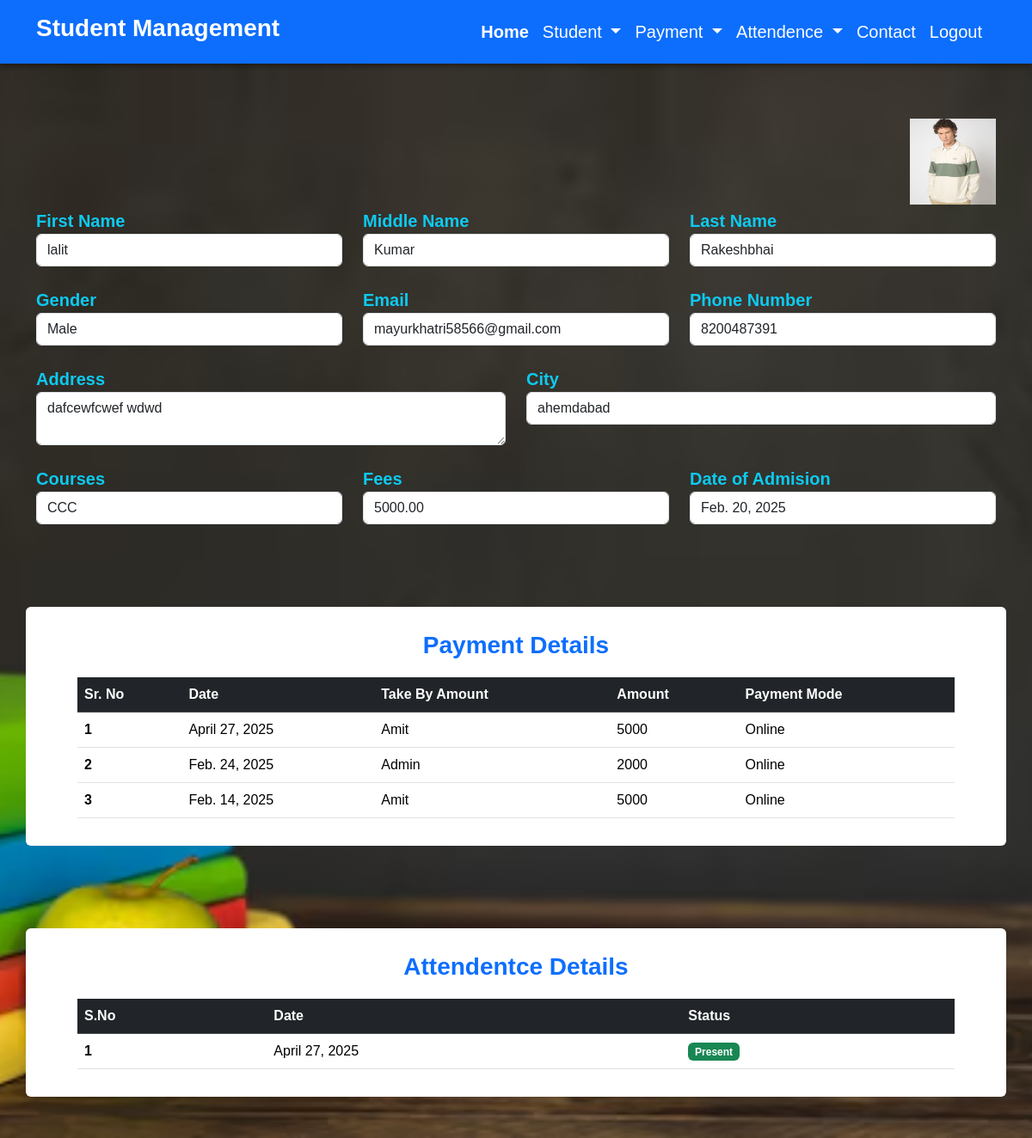
The page /student-view/10 on the database its author committed.
### student_app/models.py (models this page shows, shortened)
class Student(models.Model):
    gender = (
        ('Male', 'Male'),
        ('Female', 'Female')
    )
    fname = models.CharField(max_length=100)
    mname = models.CharField(max_length=100)
    lname = models.CharField(max_length=100)
    gender = models.CharField(max_length=10, choices=gender, default='Male')
    email = models.EmailField(unique=True)
    phone = models.CharField(max_length=12)
    address = models.CharField(max_length=100)
    city = models.CharField(max_length=100)
    courses = models.CharField(max_length=100)
    amount = models.DecimalField(max_digits=10, decimal_places=2, default='0')
    date = models.DateField()
    img = models.ImageField(upload_to='images/')

class Fees(models.Model):
    pay_method = (
        ('Cash', 'Cash'),
        ('Online', 'Online')
    )
    student = models.ForeignKey(Student, on_delete=models.CASCADE)
    fees = models.IntegerField()
    date = models.DateField()
    take_by = models.CharField(max_length=30, default='Admin')
    payment_method = models.CharField(max_length=10, choices=pay_method, default='Cash')

class Attendence(models.Model):
    stastus = (
        ('Present', 'Present'),
        ('Absent', 'Absent')
    )
    student = models.ForeignKey(Student, on_delete=models.CASCADE)
    date = models.DateField()
    status = models.CharField(max_length=10, choices=stastus)

### student_app/views.py (the view)
# urls.py: path('student-view/<int:id>', views.student_view, name='student-view'),
def student_view(request, id):
    student = Student.objects.get(id=id)
    fees = Fees.objects.filter(student=student).order_by('-date')
    attendents = Attendence.objects.filter(student=student).order_by('-date')
    return render(request, 'show-student.html', {'student': student, 'fees': fees, 'attendents': attendents})

### templates/show-student.html
{% extends "layout.html" %}
{% block content %}
    <div class="blog">
        <div class="container">
            <div class="pt-3">
                <div class="image pt-5 text-end">
                    <img src="/media/{{ student.img }}" alt="profile" style="width: 100px; height: 100px;">
                </div>
                <div class="row pt-1">
                    <div class="col-md-4">
                        <p class="fw-bold text-info fs-5  mb-0">First Name</p>
                        <input type="text" class="form-control" value="{{ student.fname}}">
                    </div>
                    <div class="col-md-4">
                        <p class="fw-bold text-info fs-5  mb-0">Middle Name</p>
                        <input type="text" class="form-control" value="{{ student.mname}}">
                    </div>
                    <div class="col-md-4">
                        <p class="fw-bold text-info fs-5  mb-0">Last Name</p>
                        <input type="text" class="form-control" value="{{ student.lname}}">
                    </div>
                </div>
                <div class="row pt-4">
                    <div class="col-md-4">
                        <p class="fw-bold text-info fs-5  mb-0">Gender</p>
                        <input type="text" class="form-control" value="{{ student.gender}}">
                    </div>
                    <div class="col-md-4">
                        <p class="fw-bold text-info fs-5  mb-0">Email</p>
                        <input type="email" class="form-control" value="{{ student.email}}">
                    </div>
                    <div class="col-md-4">
                        <p class="fw-bold text-info fs-5  mb-0">Phone Number</p>
                        <input type="text" class="form-control" value="{{ student.phone}}">
                    </div>
                </div>
                <div class="row pt-4">
                    <div class="col-md-6">
                        <p class="fw-bold text-info fs-5  mb-0">Address</p>
                        <textarea class="form-control" rows="2" placeholder="Address">{{student.address}}</textarea>
                    </div>
                    <div class="col-md-6">
                        <p class="fw-bold text-info fs-5  mb-0">City</p>
                        <input type="text" class="form-control" value="{{ student.city }}">
                    </div>
                </div>
                <div class="row pt-4">
                    <div class="col-md-4">
                        <p class="fw-bold text-info fs-5  mb-0">Courses</p>
                        <input type="text" class="form-control" value="{{ student.courses }}">
                    </div>
                    <div class="col-md-4">
                        <p class="fw-bold text-info fs-5  mb-0">Fees</p>
                        <input type="text" class="form-control" value="{{ student.amount }}">
                    </div>
                    <div class="col-md-4">
                        <p class="fw-bold text-info fs-5  mb-0">Date of Admision</p>
                        <input type="text" class="form-control" value="{{ student.date }}">
                    </div>
                </div>
            </div>
        </div>
        <div class="container pt-5 pb-5">
            <div class="row dropdown mt-5 bg-white rounded">
                <div class="col-md-12">
                    <div class="title">
                        <p class="fw-bold text-primary text-center fs-3 pt-4 mb-0">
                            Payment Details
                        </p>
                        <div class="table-responsive px-5 py-3">
                            {% if fees %}
                            <table class="table">
                                <thead class="table-dark text-white">
                                    <tr>
                                        <th scope="col">Sr. No</th>
                                        <th scope="col">Date</th>
                                        <th scope="col">Take By Amount</th>
                                        <th scope="col">Amount</th>
                                        <th scope="col">Payment Mode</th>
                                    </tr>
                                </thead>
                                <tbody>
                                    {% for fee in fees %}
                                        <tr>
                                            <th scope="row">{{forloop.counter}}</th>
                                            <td>{{fee.date}}</td>
                                            <td>{{fee.take_by}}</td>
                                            <td>{{fee.fees}}</td>
                                            <td>{{fee.payment_method}}</td>
                                        </tr>
                                    {% endfor %}
                                </tbody>
                            </table>
                            {% else %}
                            <h3 class="">No Payment Details</h3>
                            {% endif %}
                        </div>
                    </div>
                </div>
            </div>
        </div>
        <div class="container pb-5">
            <div class="row dropdown mt-5 bg-white rounded">
                <div class="col-md-12">
                    <div class="title">
                        <p class="fw-bold text-primary text-center fs-3 pt-4 mb-0">
                           Attendentce Details
                        </p>
                        <div class="table-responsive px-5 py-3">
                            {% if attendents %}
                            <table class="table">
                                <thead class="table-dark text-white">
                                    <tr>
                                        <th scope="col">S.No</th>
                                        <th scope="col">Date</th>
                                        <th scope="col">Status</th>
                                    </tr>
                                </thead>
                                <tbody>
                                    {% for attendent in attendents %}
                                    <tr>
                                        <th scope="row">{{forloop.counter}}</th>
                                        <td>{{attendent.date}}</td>
                                        {% if attendent.status == 'Present' %}
                                            <td class=""><span class="badge bg-success">Present</span></td>
                                        {% else %}
                                            <td class=""><span class="badge bg-danger">Absent</span></td>
                                        {% endif %}
                                    </tr>
                                    {% endfor %}
                                </tbody>
                            </table>
                            {% else %}
                            <h3 class="">No Attendance Details</h3>
                            {% endif %}
                        </div>
                    </div>
                </div>
            </div>
        </div>
    </div>
{% endblock %}

### static/css/style.css (style rules this page uses)
* { padding: 0; margin: 0; box-sizing: border-box; font-family: sans-serif; }
.blog { background-image: url(images/book-pile-table-with-apple_23-2147849970.avif); background-size: cover; background-position: center; }

### rows shown on the page
Student: img (picture), fname "lalit", mname "Kumar", lname "Rakeshbhai", gender "Male", email "mayurkhatri58566@gmail.com", phone "8200487391", address "dafcewfcwef wdwd", city "ahemdabad", courses "CCC", amount "5000.00", date "Feb. 20, 2025"
Fees: date "April 27, 2025", take_by "Amit", fees "5000", payment_method "Online"
Fees: date "Feb. 24, 2025", take_by "Admin", fees "2000", payment_method "Online"
Fees: date "Feb. 14, 2025", take_by "Amit", fees "5000", payment_method "Online"
Attendence: date "April 27, 2025", status "Present"
